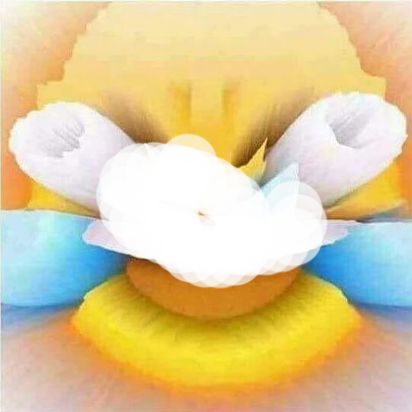
#> input picture image1.png, 412 x 412 px
$ python Szyfrowanie_przestrzenne_v2.py
#> lines starting #> are read from the running program, lines starting #| are printed output that depends on the picture
#NOTES:
#Oh fuck yeah. It's all coming together.

#To do:
#Szyfrowanie wg. obecnego kodu


from PIL import Image, ImageDraw
import numpy as np
import random
import collections


# [12 lines left out: function find_ID_pixel, not called in this run]


def decrypt():

    image_name = "obraz_en.png"
    encrypted_img = Image.open(image_name)
    encrypted_img = encrypted_img.convert("RGBA")
    pixels = encrypted_img.load()

    decrypted_img = Image.new("RGBA", encrypted_img.size)

    with open('image_hash.txt', 'r') as plik:
        tresc = plik.read()

    width_dec, other = tresc.split("x")
    other_split = other.split(";")
    height_dec = int(other_split[0])
    width_dec = int(width_dec)
    liczba_str = other_split[1]


    hash = str(liczba_str)  # Konwersja liczby na łańcuch znaków
    ilosc_cyfr = len(str(int(width_dec)*int(height_dec)))


    # Pętla do rozdzielania ciągu na liczby
    liczby = []
    for i in range(0, len(hash), ilosc_cyfr):
        liczba = hash[i:i + ilosc_cyfr]
        liczby.append(int(liczba))
        #print(int(liczba))

    pixel_data = []


    start_number = 0
    for x in range(width_dec):
        for y in range(height_dec):
            pixel = encrypted_img.getpixel((x, y))
            red, green, blue, alpha = pixel
            pixel_data.append({"ID": liczby[start_number], "R": red, "G": green, "B": blue, "A": alpha})
            start_number = start_number + 1

    sorted_pixel_data = sorted(pixel_data, key=lambda x: x["ID"])

    uno = 0
    for x in range(width_dec):
        for y in range(height_dec):
            element = sorted_pixel_data[uno]
            rgba = (element["R"], element["G"], element["B"], element["A"])
            decrypted_img.putpixel((x, y), rgba)
            uno = uno + 1


    decrypted_img.show()
    decrypted_img.save("obraz_decoded.png")


def calculate_coordinates(ID, width, height):
    ID -= 1  # ID jest numerowane od 1, a nie od 0
    x = ID // width
    y = ID % width
    return x, y


def image_encrypt():
    image_name = "image1.png"
    image = Image.open(image_name)
#> image is the input picture: PIL image 412x412 RGBA; mean R, G, B, A 215.5, 195.6, 145.3, 221.1
    image = image.convert("RGBA")
    pixels = image.load()

    obraz = Image.new("RGBA", image.size)
#> obraz: PIL image 412x412 RGBA; every value is 0
    obraz2 = Image.new("RGBA", image.size)

    width, height = image.size
#> width = 412; height = 412

    image_data = np.zeros((width, height, 1), dtype=int)
    output_data = np.zeros((width, height, 1), dtype=int)
    wolne = []

    id_counter = 1

    for i in range(0,width):
        for j in range(0,height):
            #print(j)
            image_data[i, j, 0] = id_counter  # Unikatowy numer ID
            wolne.append(id_counter)
            id_counter = id_counter + 1
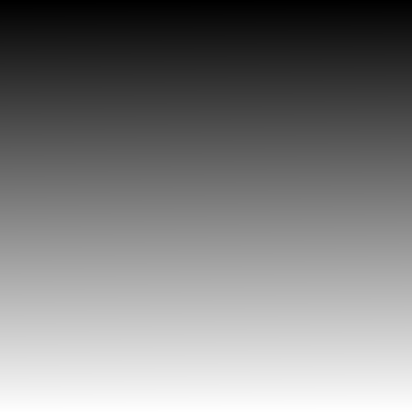
#> image_data: shape (412, 412, 1) int64; min 1, max 169744, mean 84872.5; drawn with min black and max white
#> after the loop, id_counter = 169745


    available_coordinates = [(x, y) for x in range(width) for y in range(height)]

    while wolne:
        rand_index = random.randrange(0,len(wolne))
        ID_choose = wolne[rand_index]
        wolne.pop(rand_index)
        y, x = calculate_coordinates(ID_choose, width, height)
        pixel_value = image.getpixel((x, y))

        random_index = random.randint(0, len(available_coordinates) - 1)
        random_cell = available_coordinates.pop(random_index)
        x_out, y_out = random_cell
        obraz.putpixel((x_out, y_out), pixel_value)
        output_data[x_out,y_out,0]=image_data[x, y, 0]
#> this loop made 169744 passes
#> pixel_value on passes 1 to 3: (164, 234, 234, 255), (245, 224, 167, 255), (239, 215, 63, 255)
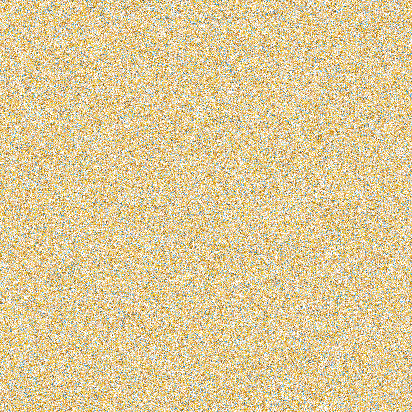
#> obraz: PIL image 412x412 RGBA; mean R, G, B, A 215.5, 195.6, 145.3, 221.1; transparent parts drawn white
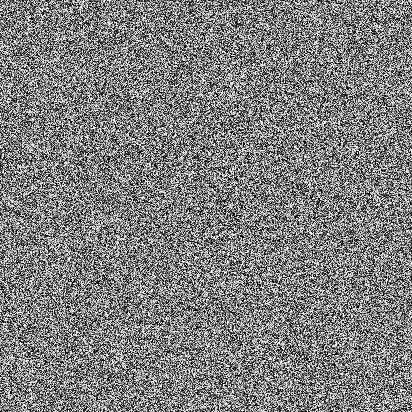
#> output_data: shape (412, 412, 1) int64; min 1, max 169744, mean 84872.5; drawn with min black and max white

    obraz.show()
    obraz.save("obraz_en.png")


    ilosc_cyfr = len(str(int(width)*int(height)))

    with open('image_hash.txt', 'w') as plik:
        plik.write(f"{width}x{height};")
        for i in range(width):
            for j in range(height):
                format_id = str(output_data[i,j,0]).zfill(ilosc_cyfr)
                plik.write(format_id)


# [62 lines left out: function encrypt_with_txt, not called in this run]


def main():
    image_encrypt()
    decrypt()
    #encrypt_with_txt()

main()


#Zrobić klucz do losowego wstawiania pikseli
#renderowanie klucza-ID do pliku tekstowego
#zrobic klucz do identycznego rozkladania pikseli dla obrazow o identycznym rozmiarze


#Zamiarem tego kodu jest aby obraz wyjściowy był losowo rozpierdolony
#ale każdy piksel ma swoje ID na podstawie których można wstecznie ułożyć oryginalny obraz
#kodem odszyfrowującym jest lista numerów ID pikseli w obrazie.
#ilość maksymalną cyfr w ID można policzyć znając rozmiar obrazu.

$ run again, with image3.png copied over image1.png
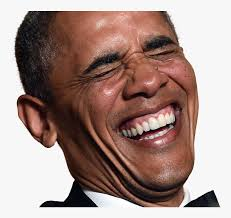
#> input picture image3.png, 231 x 218 px
#> in image_encrypt, image is the input picture: PIL image 231x218 RGBA; mean R, G, B, A 165.5, 141.8, 135.2, 255
#> the loop in image_encrypt, `while wolne:` made 50358 passes
#> pixel_value on passes 1 to 3: (42, 18, 14, 255), (32, 13, 9, 255), (46, 15, 10, 255)
#> after the loop in image_encrypt, `while wolne:`:
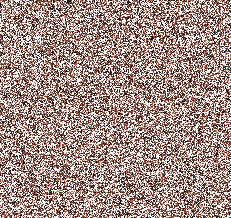
#> obraz: PIL image 231x218 RGBA; mean R, G, B, A 165.5, 141.8, 135.2, 255
#> after the loop in image_encrypt, `while wolne:`:
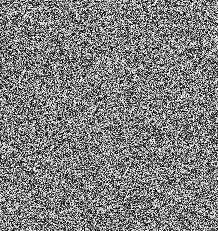
#> output_data: shape (231, 218, 1) int64; min 1, max 50358, mean 25179.5; drawn with min black and max white
